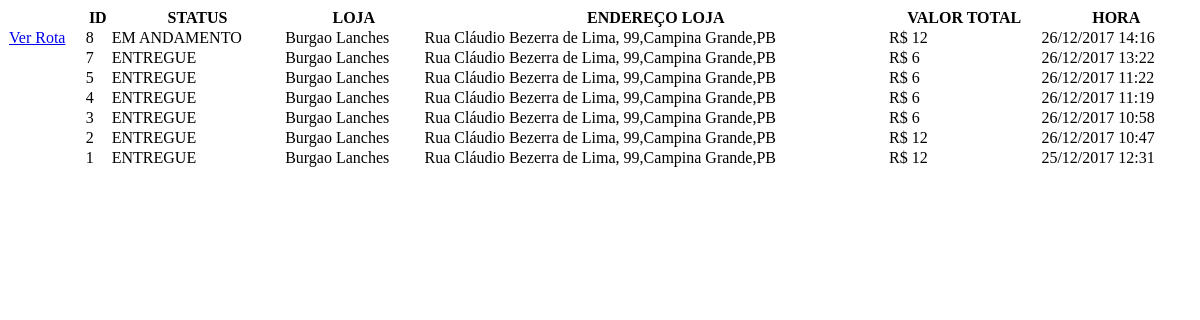
The app's page /get-entregas/ (signed in), older data.
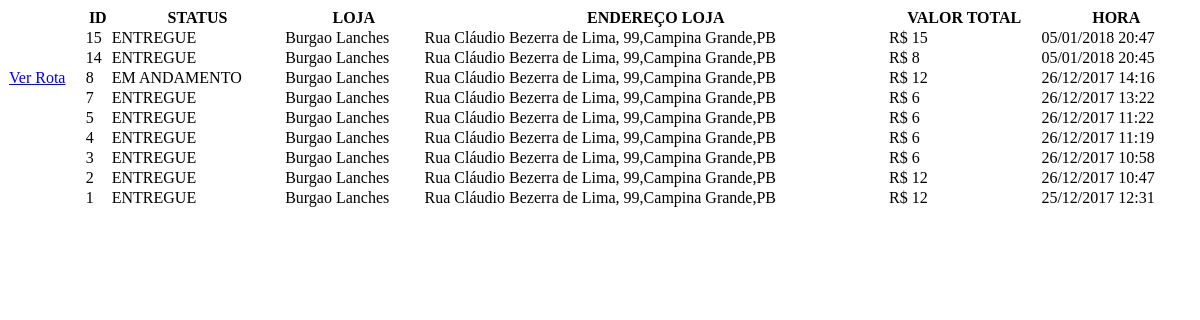
The same page, newer data.
### app/models.py (models this page shows, shortened)
class TimeStamped(models.Model):
    class Meta:
        abstract = True
    created_at = models.DateTimeField(auto_now_add=True)
    published_at = models.DateTimeField(auto_now=True)

class Pedido(TimeStamped):
    estabelecimento = models.ForeignKey(Estabelecimento, on_delete=models.CASCADE)
    status = models.BooleanField(default=True)
    coletado = models.BooleanField(default=False)
    is_complete = models.BooleanField(default=False)
    valor_total = models.CharField(max_length=6)
    btn_finalizado = models.BooleanField(default=False)
    is_draft = models.BooleanField(default=False, )
    motorista = models.ForeignKey(User, on_delete=models.CASCADE, blank=True, null=True)
    duration = models.CharField(max_length=100, blank=True, null=True)
    distance = models.CharField(max_length=100, blank=True, null=True)

class BaseAddress(models.Model):
    class Meta:
        abstract = True
    bairro = models.ForeignKey(Bairro, blank=True, verbose_name='Bairro')
    endereco = models.CharField(max_length=100, blank=True, verbose_name='Endereço')
    numero = models.CharField(max_length=5, blank=True, null=True, verbose_name='Número')
    complemento = models.CharField(max_length=200, blank=True, verbose_name='Ponto de Referência')
    lat = models.CharField(max_length=100, blank=True, null=True)
    lng = models.CharField(max_length=100, blank=True, null=True)

class Estabelecimento(TimeStamped, BaseAddress):
    configuration = models.OneToOneField(Configuration, blank=True, null=True)
    user = models.OneToOneField(User, on_delete=models.CASCADE, unique=True)
    is_approved = models.BooleanField(default=False)
    photo = models.URLField(blank=True)
    phone = models.CharField(max_length=30, blank=True)
    is_online = models.BooleanField(default=False)
    full_address = models.CharField(max_length=300, blank=True, null=True)
    def __str__(self):
        return u'%s' % self.user.first_name
    class Meta:
        permissions = (
            ("view_dashboard_1", "Loja pode ver o dashboard loja tipo 1"),
            ("view_dashboard_2", "Loja pode ver o dashboard loja tipo 2"),
            ("view_dashboard_3", "Loja pode ver o dashboard loja tipo 3"),
            ("view_chat", "Loja pode interagir no Chat"),
        )

### app/views/PedidoView.py (the view)
# urls.py: url(r'^get-entregas/$', get_entregas_motorista, name="get_entregas_motorista"),
@require_http_methods(["GET"])
def get_entregas_motorista(request):
    pedidos = Pedido.objects.filter(motorista=request.user).order_by('-published_at')
    context = Context({'pedidos': pedidos, 'user': request.user})
    return_str = render_block_to_string('includes/table_entregas_motorista.html', context)
    return HttpResponse(return_str)

### app/views/snippet_template.py (called while the page is built)
def get_template(template):
    if isinstance(template, (tuple, list)):
        return loader.select_template(template)
    return loader.get_template(template)

def render_block_to_string(template_name, dictionary=None, context_instance=None):
    dictionary = dictionary or {}
    template = get_template(template_name)
    if context_instance:
        context_instance.update(dictionary)
    else:
        context_instance = Context(dictionary)
    return template.render(context_instance)

### app/templates/includes/table_entregas_motorista.html (shortened to what this page needs)
<table id="table" class="table table-bordered table-striped" class="display"
       cellspacing="0" width="100%">
    <thead>
    <tr>
        <th></th>
        <th>ID</th>
        <th>STATUS</th>
        <th>LOJA</th>
        <th>ENDEREÇO LOJA</th>
        <th>VALOR TOTAL</th>
        <th>HORA</th>
    </tr>
    </thead>
    <tbody>
    {% for pedido in pedidos %}
        <tr>
            <td>
                {% if not pedido.btn_finalizado %}
                    <a href="{% url 'route_pedido_view' pedido.pk %}" class="btn btn-info">
                        Ver Rota
                    </a>
                {% endif %}
            </td>
            <td>{{ pedido.id }}</td>
            <td>
                {% if pedido.is_complete %}
                    <label class="label label-success">
                        ENTREGUE</label>
                {% else %}
                    <label class="label label-warning"> EM ANDAMENTO</label>
                {% endif %}
            </td>
            <td>
                {{ pedido.estabelecimento }}
            </td>
            <td>
                {{ pedido.estabelecimento.full_address }}
            </td>
            <td>
                R$ {{ pedido.valor_total }}
            </td>
            <td>{{ pedido.created_at|date:"d/m/Y G:i" }}</td>
        </tr>
    {% endfor %}
    </tbody>
</table>

Row changes from the older to the newer data that the page shows:
added Pedido: id "15", is_complete "ENTREGUE", estabelecimento "Burgao Lanches", estabelecimento.full_address "Rua Cláudio Bezerra de Lima, 99,Campina Grande,PB", valor_total "15", created_at "05/01/2018 20:47"
added Pedido: id "14", is_complete "ENTREGUE", estabelecimento "Burgao Lanches", estabelecimento.full_address "Rua Cláudio Bezerra de Lima, 99,Campina Grande,PB", valor_total "8", created_at "05/01/2018 20:45"
